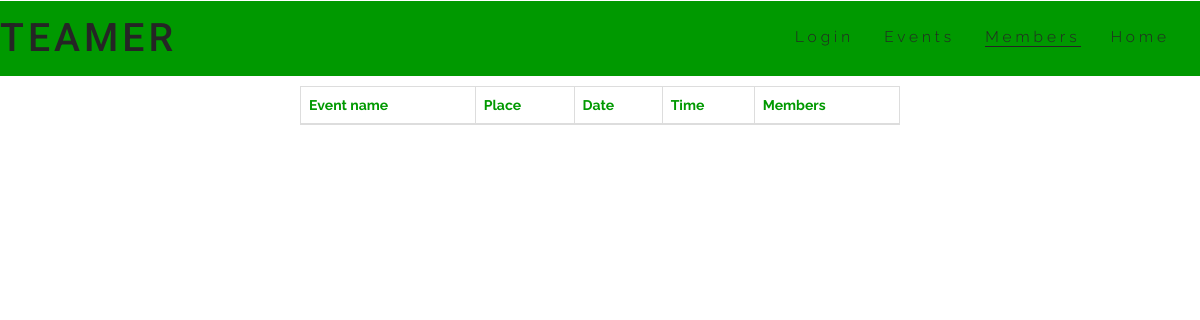
Before: /event/ with the older database file.
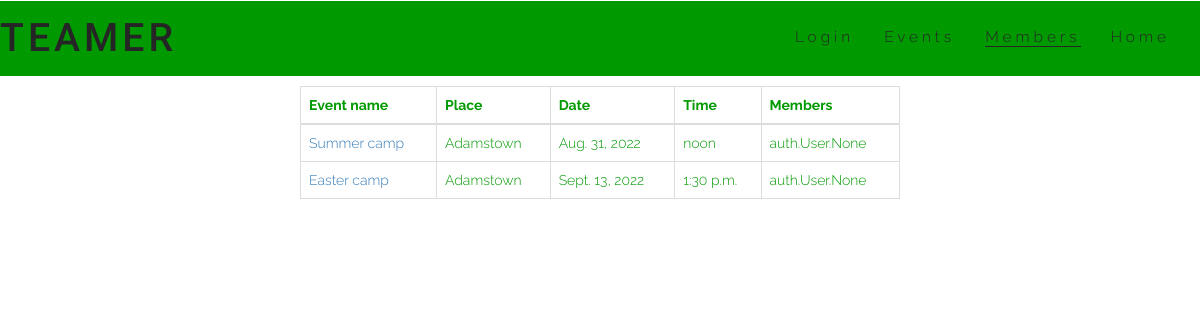
After: the same page with the newer database file.
### club/models.py (models this page shows, shortened)
class Event(models.Model):
    name = models.CharField(max_length=50, null=False, blank=False)
    place = models.CharField(max_length=50, null=False, blank=False)
    date = models.DateField()
    time = models.TimeField()
    members = models.ManyToManyField(User, related_name='players_in_event', blank=True)

### club/views.py (the view)
# urls.py: path('event/', get_events, name='events-page'),
def get_events(request):
    events = Event.objects.all()
    context = {
        'events': events
    }
    return render(request, 'event/event.html', context)

### club/templates/event/event.html (shortened to what this page needs)
{% load static %}
<!DOCTYPE html>
<html lang="en">
<head>
    <link rel="stylesheet" href="https://maxcdn.bootstrapcdn.com/bootstrap/3.4.1/css/bootstrap.min.css">
    <link rel="stylesheet" href="{% static 'css/style.css' %}">
</head>
<body>
    <header>
        <a href="index.html">
            <h1 id="logo">Teamer</h1>
        </a>
        <nav>
            <ul id="menu">
                <li>
                    <a href="index.html">Home</a>
                </li>
                <li>
                    <a href="/member" class="active">Members</a>
                </li>
                <li>
                    <a href="/event">Events</a>
                </li>
                <li>
                    <a href="login.html">Login</a>
                </li>
            </ul>
        </nav>
    </header>
    <div id="container" class="playersContainer">
        <table class="table table-bordered">
            <thead>
                <tr>
                  <th>Event name</th>
                  <th>Place</th>
                  <th>Date</th>
                  <th>Time</th>
                  <th>Members</th>
                </tr>
              </thead>
              <tbody id="players-list">
                {% for event in events %}
                <tr>
                    <td> <a  href="{% url 'get_event_details' event.id %}">{{ event.name  }}</a></td>
                    <td> {{ event.place }}</td>
                    <td> {{ event.date  }}</td>
                    <td> {{ event.time  }}</td>
                    <td> {{ event.members  }}</td>
                </tr>
                {% endfor %}
              </tbody>
        </table>
    </div>
</body>
</html>

### static/css/style.css (style rules this page uses)
* { margin: 0; padding: 0; border: none; }
body { font-family: raleway, sans-serif; font-weight: 300; color: #009900 }
h1, h2 { font-family: roboto; sans-serif; text-transform: uppercase; letter-spacing: 4px; color: #252525 }
#logo { display: block; text-align: left; font-size: 280%; margin-top: 1px; background-color: #009900; text-decoration: none; }
#menu { font-size: 110%; letter-spacing: 4px; position: fixed; top: 0; width: 100%; }
#menu, #logo { line-height: 75px; }
#menu li { float: right; list-style-type: none; margin-right: 30px; }
#menu a { text-decoration: none; color: #252525; }
.active { border-bottom: 1px solid #252525 ; }
* { box-sizing: border-box; }
.playersContainer { width: 50%; margin: 0 auto; }

Changed rows visible on the page:
added Event: name "Summer camp", place "Adamstown", date "Aug. 31, 2022", time "noon", members "auth.User.None"
added Event: name "Easter camp", place "Adamstown", date "Sept. 13, 2022", time "1:30 p.m.", members "auth.User.None"
